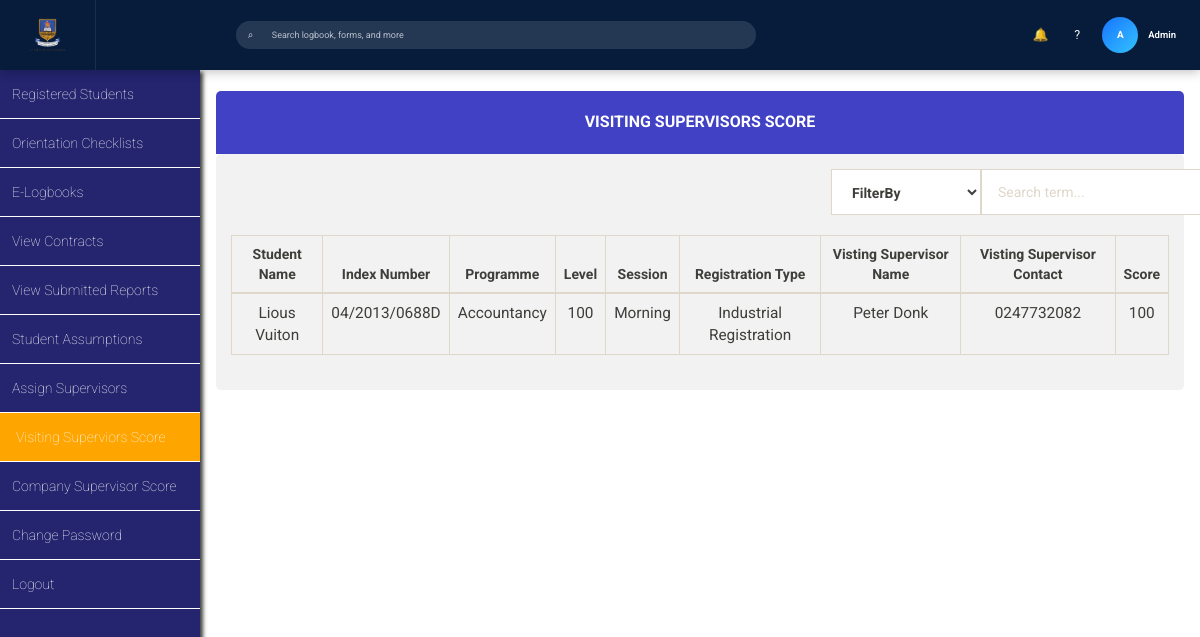
Screenshot of /admin/visiting_score/visiting_supervisors_score.php with the database file from the repository.
### tables this page shows
CREATE TABLE `industrial_registration` (
  `id` int(11) NOT NULL,
  `first_name` varchar(255) NOT NULL,
  `last_name` varchar(255) NOT NULL,
  `other_name` varchar(200) NOT NULL,
  `level` varchar(200) NOT NULL,
  `programme` varchar(200) NOT NULL,
  `session` varchar(200) NOT NULL,
  `faculty` varchar(100) NOT NULL,
  `date` timestamp NOT NULL DEFAULT CURRENT_TIMESTAMP,
  `index_number` varchar(255) NOT NULL,
  `company_supervisor_grade` int(11) NOT NULL,
  `visiting_supervisor_grade` int(11) NOT NULL,
  `company_supervisor_name` varchar(100) NOT NULL DEFAULT 'unassigned',
  `visiting_supervisor_name` varchar(100) NOT NULL DEFAULT 'unassigned',
  `company_supervisor_contact` varchar(11) NOT NULL,
  `visiting_supervisor_contact` varchar(11) NOT NULL,
  `attachment_region` varchar(100) NOT NULL DEFAULT 'unassigned'
);

### admin/visiting_score/visiting_supervisors_score.php (the view, shortened to what this page needs)
<?php
include '../../database_connection/database_connection.php';
$mysql_query_1 = "SELECT * FROM industrial_registration";
 ?>
<!DOCTYPE html>
<html lang="en" class="bg-pink">
<head>
  <link rel="stylesheet" href="../../css/bootstrap-theme.min.css"/>
  <link rel="stylesheet" href="../../css/bootstrap.min.css"/>
  <link rel="stylesheet" href="../../css/main_page_style.css"/>
  <link rel="stylesheet" href="visiting_supervisors_score.css"/>
</head>
<body>
<?php $topbar_display_name = 'Admin'; $topbar_logo_src = '../../img/header_log.png'; include '../../includes/topbar.php'; ?>
<div id="left_side_bar">
<ul id="menu_list">
  <a class="menu_items_link" href="../view_registered_students/view_registered_students.php"><li class="menu_items_list">Registered Students</li></a>
  <a class="menu_items_link" href="../view_orientation_checklists.php"><li class="menu_items_list">Orientation Checklists</li></a>
  <a class="menu_items_link" href="../view_elogbooks.php"><li class="menu_items_list">E-Logbooks</li></a>
  <a class="menu_items_link" href="../manage_contracts.php"><li class="menu_items_list">View Contracts</li></a>
  <a class="menu_items_link" href="../view_submitted_reports.php"><li class="menu_items_list">View Submitted Reports</li></a>
  <a class="menu_items_link" href="../students_assumptions/students_assumptions.php"><li class="menu_items_list">Student Assumptions</li></a>
  <a class="menu_items_link" href="../assign_supervisors/assign_supervisors.php"><li class="menu_items_list">Assign Supervisors</li></a>
  <a class="menu_items_link" href="visiting_supervisors_score.php"><li class="menu_items_list" style="background-color:orange;padding-left:16px">Visiting Superviors Score</li></a>
  <a class="menu_items_link" href="../company_score/company_supervisor_score.php"><li class="menu_items_list">Company Supervisor Score</li></a>
  <a class="menu_items_link" href="../change_password/change_password.php"><li class="menu_items_list">Change Password</li></a>
  <a class="menu_items_link" href="../../index.php"><li class="menu_items_list">Logout</li></a>
</ul>
</div>
<div id="main_content">
  <div class="container-fluid">
    <div class = "panel">
       <div class = "panel-heading phead">
          <h2 class = "panel-title ptitle"> Visiting Supervisors Score </h2>
       </div>
            <div class = "panel-body pbody">
              <form method="post" action="">
              <div class="container">
                  <div class="row">
                      <div class="col-xs-5 col-xs-offset-6">
              		    <div class="input-group">
                              <div class="input-group-btn search-panel">
                                  <select class="form-control search_by_side" name="filter-by">
                                    <option>FilterBy</option>
                                  </select>
                              </div>
                              <input type="text" class="form-control" name="txt_search_term" placeholder="Search term...">
                            </form>
                          </div>
                      </div>
              	</div>
              </div>
              <br>
              <table class="table table-bordered table-hover">
                  <thead>
                    <tr>
                        <th style="text-align:center">Student Name</th>
                        <th style="text-align:center">Index Number</th>
                        <th style="text-align:center">Programme</th>
                        <th style="text-align:center">Level</th>
                        <th style="text-align:center">Session</th>
                        <th style="text-align:center">Registration Type </th>
                        <th style="text-align: center">Visting Supervisor Name</th>
                        <th style="text-align: center">Visting Supervisor Contact</th>
                        <th style="text-align: center">Score</th>
                    </tr>
                  </thead>
                  <tbody>
                    <?php
                    $execute_result_query = mysqli_query($conn, $mysql_query_1);
                    if ($execute_result_query) {
                      while ($row_set = mysqli_fetch_array($execute_result_query)){
                        echo "<tr style='text-align:center;font-size:1.1em'>";
                        echo "<td>".htmlspecialchars($row_set["first_name"]." ".$row_set["last_name"])."</td>";
                        echo "<td>".htmlspecialchars($row_set["index_number"])."</td>";
                        echo "<td>".htmlspecialchars($row_set["programme"])."</td>";
                        echo "<td>".htmlspecialchars($row_set["level"])."</td>";
                        echo "<td>".htmlspecialchars($row_set["session"])."</td>";
                        echo "<td>Industrial Registration</td>";
                        echo "<td>".htmlspecialchars($row_set["visiting_supervisor_name"] ?? '')."</td>";
                        echo "<td>".htmlspecialchars($row_set["visiting_supervisor_contact"] ?? '')."</td>";
                        echo "<td>".htmlspecialchars($row_set["visiting_supervisor_grade"] ?? '')."</td>";
                        echo "</tr>";
                      }
                    }
                    ?>
                  </tbody>
            </table>
</body>
</html>

### css/main_page_style.css (style rules this page uses)
* { margin: 0; padding: 0; }
#left_side_bar { height: calc(100vh - 70px); float: left; margin-top: 70px; overflow: auto; background-color: rgba(18, 18, 99, 0.92); position: fixed; box-shadow: 3px 2px 4px; width: 200px; z-index: 2; }
#left_side_bar #menu_list a { text-decoration: none; color: white; font-size: 1em; }
#left_side_bar #menu_list li { text-decoration-style: none; padding: 14px 10px 14px 12px; border-bottom: 1px solid white; font-weight: lighter; }
#main_content { background-color: white; margin-top: 70px; float: right; padding-left: 200px; width: 100%; height: 92vh; overflow-y: auto; overflow-x: auto; }
@media only screen and (min-width: 320px) { #left_side_bar { width: 160px; } }
@media only screen and (min-width: 320px) { #left_side_bar #menu_list a { font-size: .8em; } }
@media only screen and (min-width: 320px) { #left_side_bar #menu_list li { padding: 14px 10px 14px 8px; } }
@media only screen and (min-width: 320px) { #main_content { padding-left: 160px; } }
@media only screen and (min-width: 480px) { #left_side_bar { width: 160px; } }
@media only screen and (min-width: 480px) { #left_side_bar #menu_list a { font-size: .8em; } }
@media only screen and (min-width: 480px) { #left_side_bar #menu_list li { padding: 14px 10px 14px 8px; } }
@media only screen and (min-width: 480px) { #main_content { padding-left: 160px; } }
@media only screen and (min-width: 992px) { #left_side_bar { width: 200px; } }
@media only screen and (min-width: 992px) { #left_side_bar #menu_list a { font-size: 1em; } }
@media only screen and (min-width: 992px) { #left_side_bar #menu_list li { padding: 14px 10px 14px 12px; } }
@media only screen and (min-width: 992px) { #main_content { padding-left: 200px; } }
@media only screen and (min-width: 1200px) { #left_side_bar { width: 200px; } }
@media only screen and (min-width: 1200px) { #left_side_bar #menu_list a { font-size: 1em; } }
@media only screen and (min-width: 1200px) { #left_side_bar #menu_list li { padding: 14px 10px 14px 12px; } }
@media only screen and (min-width: 1200px) { #main_content { padding-left: 200px; } }

### admin/visiting_score/visiting_supervisors_score.css (style rules this page uses)
.search_by_side { width: 150px !important; font-weight: bold; }
.phead { padding: 20px; margin-top: 20px; width: 100%; text-align: center; font-weight: bold; background-color: rgba(27, 27, 187, 0.83); border-top-left-radius: 5px; border-top-right-radius: 5px; color: white; }
.ptitle { font-size: 16px !important; font-weight: bold !important; }
.pbody { background-color: rgba(232, 232, 232, 0.56); border-radius: 5px; }

### rows the page displays
industrial_registration: first_name+last_name "Lious Vuiton", index_number "04/2013/0688D", programme "Accountancy", level "100", session "Morning", visiting_supervisor_name "Peter Donk", visiting_supervisor_contact "0247732082", visiting_supervisor_grade "100"

### other values shown
$topbar_initial "A"
$topbar_display_esc "Admin"
